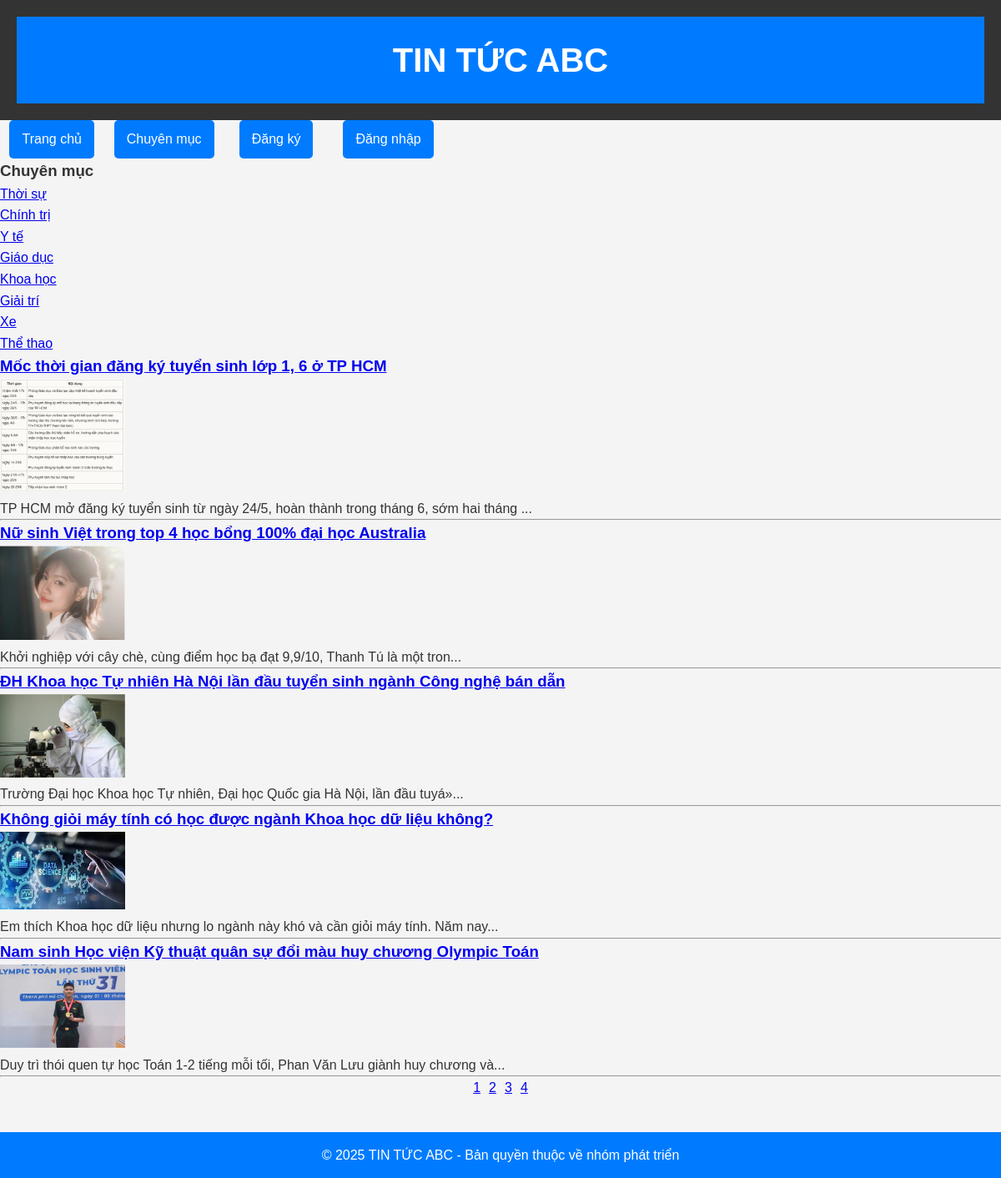
Screenshot of /?chuyenmuc_id=4 with the database file from the repository.
### tables this page shows
CREATE TABLE `chuyenmuc` (
  `id` int(11) NOT NULL,
  `ten` varchar(255) NOT NULL,
  `mota` text DEFAULT NULL,
  `created_at` timestamp NOT NULL DEFAULT current_timestamp()
);

CREATE TABLE `news` (
  `id` int(11) NOT NULL,
  `tieude` varchar(255) DEFAULT NULL,
  `noidung` text DEFAULT NULL,
  `created_at` timestamp NOT NULL DEFAULT current_timestamp(),
  `image` varchar(255) DEFAULT NULL,
  `views` int(11) DEFAULT 0,
  `chuyenmuc_id` int(11) NOT NULL,
  `author` varchar(100) DEFAULT NULL
);

### index.php (the view, shortened to what this page needs)
<?php
include('connect.php');
$chuyenmuc_result = mysqli_query($conn, "SELECT * FROM chuyenmuc");
$page = isset($_GET['page']) ? (int)$_GET['page'] : 1;
$limit = 5;
$offset = ($page - 1) * $limit;
$sql = "SELECT * FROM news ORDER BY id DESC LIMIT $limit OFFSET $offset";
if (isset($_GET['chuyenmuc_id'])) {
    $chuyenmuc_id = $_GET['chuyenmuc_id'];
    $sql = "SELECT * FROM news WHERE chuyenmuc_id = $chuyenmuc_id ORDER BY id DESC LIMIT $limit OFFSET $offset";
}
$result = mysqli_query($conn, $sql);
?>
<!DOCTYPE html>
<html lang="vi">
<head>
    <link rel="stylesheet" href="style.css">
</head>
<body>
    <?php include('modun/header.php'); ?>
    <?php include('modun/menu.php'); ?>
    <div class="chuyenmuc">
        <h3>Chuyên mục</h3>
        <ul>
            <?php while ($chuyenmuc = mysqli_fetch_assoc($chuyenmuc_result)): ?>
                <li><a href="?chuyenmuc_id=<?= $chuyenmuc['id'] ?>"><?= $chuyenmuc['ten'] ?></a></li>
            <?php endwhile; ?>
        </ul>
    </div>
    <?php
    if (mysqli_num_rows($result) > 0) {
        while ($row = mysqli_fetch_assoc($result)) {
            echo "<h3><a href='chitiettintuc.php?id={$row['id']}'>{$row['tieude']}</a></h3>";
            if (!empty($row['image'])) {
                echo "<img src='uploads/{$row['image']}' width='150'><br>";
            }
            echo "<p>" . substr(strip_tags($row['noidung']), 0, 100) . "...</p><hr>";
        }
    } else {
        echo "<p>Không có bài viết nào.</p>";
    }
    ?>
    <div style="text-align:center;">
        <?php
        $total_result = mysqli_query($conn, "SELECT COUNT(*) AS total FROM news");
        $total_row = mysqli_fetch_assoc($total_result);
        $total_pages = ceil($total_row['total'] / $limit);
        for ($i = 1; $i <= $total_pages; $i++) {
            echo "<a href='?page=$i' style='margin:0 5px;'>$i</a>";
        }
        ?>
    </div>
    <?php include('modun/footer.php'); ?>
</body>
</html>

### style.css (style rules this page uses)
* { margin: 0; padding: 0; box-sizing: border-box; }
body { font-family: 'Arial', sans-serif; background-color: #f4f4f4; color: #333; line-height: 1.6; }

### rows the page displays
chuyenmuc: ten "Thời sự"
chuyenmuc: ten "Chính trị"
chuyenmuc: ten "Y tế"
chuyenmuc: ten "Giáo dục"
chuyenmuc: ten "Khoa học"
chuyenmuc: ten "Giải trí"
chuyenmuc: ten "Xe"
chuyenmuc: ten "Thể thao"
news: tieude "Mốc thời gian đăng ký tuyển sinh lớp 1, 6 ở TP HCM", image (picture), noidung "TP HCM mở đăng ký tuyển sinh từ ngày 24/5, hoàn thành trong tháng 6, sớm hai tháng"
news: tieude "Nữ sinh Việt trong top 4 học bổng 100% đại học Australia", image (picture), noidung "Khởi nghiệp với cây chè, cùng điểm học bạ đạt 9,9/10, Thanh Tú là một tron"
news: tieude "ĐH Khoa học Tự nhiên Hà Nội lần đầu tuyển sinh ngành Công nghệ bán dẫn", image (picture), noidung "Trường Đại học Khoa học Tự nhiên, Đại học Quốc gia Hà Nội, lần đầu tuyá»"
news: tieude "Không giỏi máy tính có học được ngành Khoa học dữ liệu không?", image (picture), noidung "Em thích Khoa học dữ liệu nhưng lo ngành này khó và cần giỏi máy tính. Năm nay"
news: tieude "Nam sinh Học viện Kỹ thuật quân sự đổi màu huy chương Olympic Toán", image (picture), noidung "Duy trì thói quen tự học Toán 1-2 tiếng mỗi tối, Phan Văn Lưu giành huy chương và"
